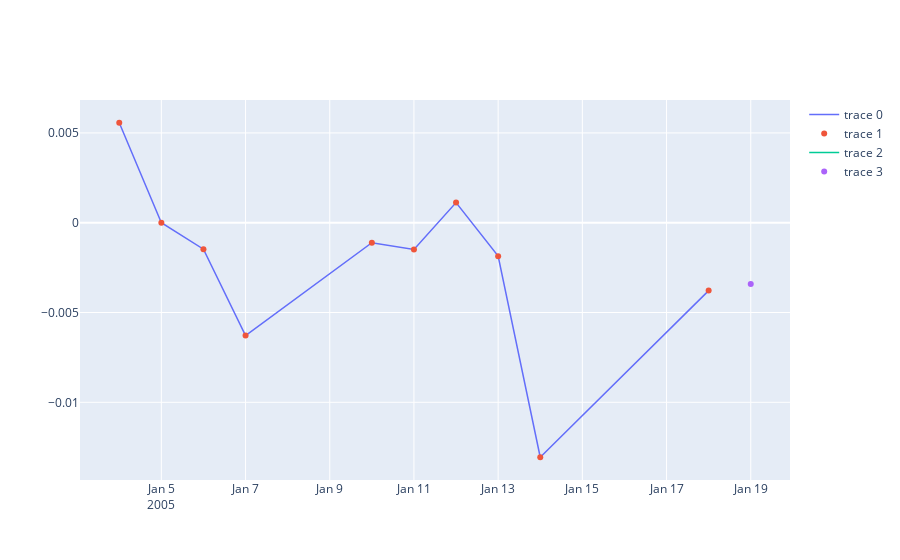

Source (notebook cell):
### Code cell
from wavy.plot import plot_frame, plot_slider

plot_frame(x_resample, y_resample, 0)

### Figure 1 — Plotly figure (JSON) as saved in the notebook; plotly's stock layout.template omitted (floating-point values rounded to 4 significant figures)
{"data": [{"line": {"width": 1.5}, "mode": "lines", "type": "scatter", "x": ["2005-01-04T00:00:00", "2005-01-05T00:00:00", "2005-01-06T00:00:00", "2005-01-07T00:00:00", "2005-01-10T00:00:00", "2005-01-11T00:00:00", "2005-01-12T00:00:00", "2005-01-13T00:00:00", "2005-01-14T00:00:00", "2005-01-18T00:00:00"], "y": [0.005566, 6.102e-08, -0.001477, -0.006282, -0.001116, -0.00149, 0.001119, -0.001862, -0.01306, -0.003781]}, {"mode": "markers", "type": "scatter", "x": ["2005-01-04T00:00:00", "2005-01-05T00:00:00", "2005-01-06T00:00:00", "2005-01-07T00:00:00", "2005-01-10T00:00:00", "2005-01-11T00:00:00", "2005-01-12T00:00:00", "2005-01-13T00:00:00", "2005-01-14T00:00:00", "2005-01-18T00:00:00"], "y": [0.005566, 6.102e-08, -0.001477, -0.006282, -0.001116, -0.00149, 0.001119, -0.001862, -0.01306, -0.003781]}, {"line": {"width": 1.5}, "mode": "lines", "type": "scatter", "x": ["2005-01-19T00:00:00"], "y": [-0.003416]}, {"mode": "markers", "type": "scatter", "x": ["2005-01-19T00:00:00"], "y": [-0.003416]}], "layout": {}}
